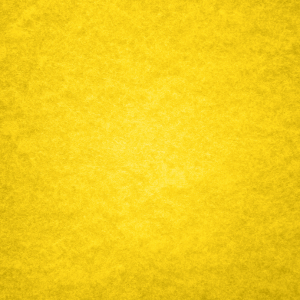
#> input picture NP/CVAI/25Apr-PT2-Video/yellow.png, 300 x 300 px
$ python q1.py
#> lines starting #> are read from the running program, lines starting #| are printed output that depends on the picture; after the words box and inside, x2 and y2 are one past the last pixel; in counts of white or black regions, pixels touching at a corner belong together
import numpy as np
import cv2

# ============================================================================
# VIDEO CAPTURE SETUP
# ============================================================================
# However if wanna open existing video, use cap = cv2.VideoCapture("name of video.mp4")

# CHANGE THIS LINE TO YOUR VIDEO FILE NAME
cap = cv2.VideoCapture("birds.mp4")  # EXAM: Change to your video file ("fish.mp4" is an example)
src = cv2.imread("yellow.png", cv2.IMREAD_ANYCOLOR)
#> src is the input picture: shape (300, 300, 3); mean B, G, R 26.4, 206.9, 242.7
# ============================================================================
# ERROR CHECKING FOR VIDEO OPENING
# ============================================================================
# Check if camera opened successfully
if (cap.isOpened() == False):
  print("Error opening video stream or file")
  exit()

# ============================================================================
# VIDEO WRITER SETUP
# ============================================================================
# Get video frame dimensions and set up the video writer
width = int(cap.get(cv2.CAP_PROP_FRAME_WIDTH))
height = int(cap.get(cv2.CAP_PROP_FRAME_HEIGHT))
# EXAM: Change output filename and code as needed
out = cv2.VideoWriter("Kelvin-birdscount.mp4", cv2.VideoWriter_fourcc(*'mp4v'), 24, (width,height))

# ============================================================================
# MAIN VIDEO PROCESSING LOOP
# ============================================================================
# Check if camera object is opened successfully. If camera open, program will keep running in the while loop
while cap.isOpened():
  # ============================================================================
  # READ FRAME FROM VIDEO
  # ============================================================================
  # Read from the camera and save the image as frame
  ret, frame = cap.read()
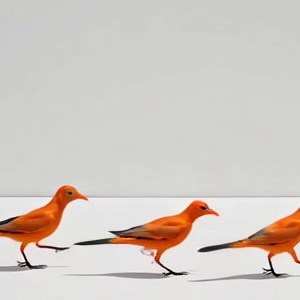
#> input picture frame 30 of NP/CVAI/25Apr-PT2-Video/birds.mp4, 300 x 300 px
#> frame is the input picture: shape (300, 300, 3); mean B, G, R 196.2, 201.9, 210
  # if frame is read correctly ret is True. If the frame cannot read exit while loop
  if not ret:
    break

  # ============================================================================
  # DISPLAY ORIGINAL FRAME
  # ============================================================================
  # Display the original and processed image
  cv2.imshow('1.Original Birds', frame)
  cv2.imshow('2.Yellow Background', src)

  # ==============================================================================================================
  # IMAGE PROCESSING SECTION - =============PUT YOUR CODE HERE==================


  # ============================================================================
  # STEP 1: NOISE REDUCTION USING MEDIAN BLUR
  # ============================================================================
  # Apply median blur to reduce noise in the image
  #dstMedian = cv2.medianBlur(frame,3)    #dstMediann is needed
  #cv2.imshow('2.Clean Fish', dstMedian)
  # ============================================================================
  # STEP 2: CONVERT TO GRAYSCALE AND THRESHOLD
  # ============================================================================
  # Convert to grayscale for easier processing
  #imGRAY = cv2.cvtColor(dstMedian, cv2.COLOR_BGR2GRAY)
  # Apply binary threshold to create mask (invert colors)
  imHSV = cv2.cvtColor(frame, cv2.COLOR_BGR2HSV)
#> imHSV: shape (300, 300, 3); mean H, S, V 30.5, 19, 210

  low_thresh = np.array([ 0,  84, 51])
  high_thresh = np.array([ 179,  255, 255])

  bird_mask = cv2.inRange(imHSV, low_thresh, high_thresh)
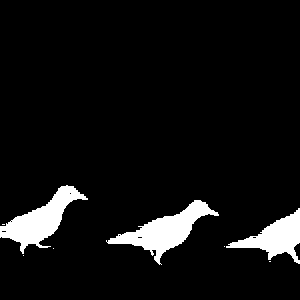
#> bird_mask: shape (300, 300); 6.8% white; 8 white regions (5 under 20 px), largest, box (x1, y1, x2, y2) and area: (106, 200, 219, 265) 2312, (0, 185, 88, 254) 2172, (226, 208, 300, 264) 1643
  cv2.imshow("3.Extracted Birds", bird_mask)

  # ============================================================================
  # STEP 3: MORPHOLOGICAL OPERATIONS FOR NOISE REMOVAL
  # ============================================================================
  # OPENING is erosion followed by dilation. It is useful in removing noise.
  # Instead of running Erosion followed by Dilation we can just run 1 iteration of Open

  # Create a structuring element using cv2.getStructuringElement with a size of 3x3 and store in variable element
  element = cv2.getStructuringElement(cv2.MORPH_ELLIPSE,(3,3))
  # Apply opening operation (erosion followed by dilation)
  open1 = cv2.morphologyEx(bird_mask, cv2.MORPH_OPEN, element, iterations = 1)
#> open1: shape (300, 300); 6.7% white; 3 white regions, box (x1, y1, x2, y2) and area: (107, 200, 219, 265) 2279, (0, 185, 87, 253) 2130, (229, 208, 300, 264) 1614
  # Apply closing operation (dilation followed by erosion)
  #element = cv2.getStructuringElement(cv2.MORPH_ELLIPSE,(3,3))
  close1 = cv2.morphologyEx(open1, cv2.MORPH_CLOSE, element,iterations = 1)
#> close1: shape (300, 300); 6.7% white; 3 white regions
  # Apply second opening operation
  #element = cv2.getStructuringElement(cv2.MORPH_ELLIPSE,(3,3))
  open2 = cv2.morphologyEx(close1, cv2.MORPH_OPEN, element, iterations = 0)

  cv2.imshow("4.Clean Birds ", open2)


  # This commented section shows a method for exchanging colors between images
  imWithoutYellow = cv2.bitwise_and(frame, frame, mask=cv2.bitwise_not(open2))  # Extract non-yellow regions from mixed image
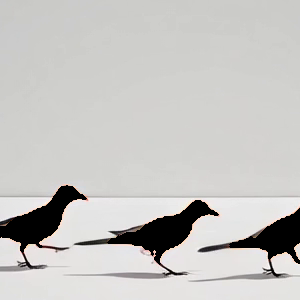
#> imWithoutYellow: shape (300, 300, 3); mean B, G, R 194.2, 196.5, 197.5
  imyellow = cv2.bitwise_and(src, src, mask=open2)                   # Extract green/orange regions from cube image
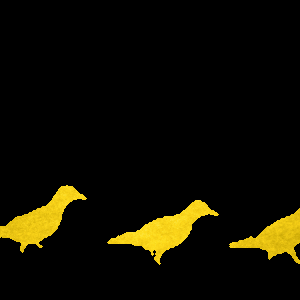
#> imyellow: shape (300, 300, 3); mean B, G, R 1.5, 13.7, 16.1
  imCombined = cv2.bitwise_or(imWithoutYellow, imyellow)                     # Combine the two sets of regions
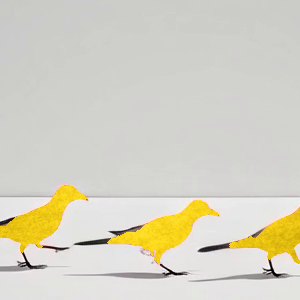
#> imCombined: shape (300, 300, 3); mean B, G, R 195.7, 210.1, 213.6
  cv2.imshow("5.Yellow Birds", imCombined)

  countBirds = imCombined.copy()

  # ============================================================================
  # STEP 4: CONTOUR DETECTION AND ANALYSIS
  # ============================================================================
  # Find contours in the processed image
  contours, hierarchy = cv2.findContours(open2, cv2.RETR_LIST, cv2.CHAIN_APPROX_SIMPLE)
#> contours = 3 contours; box (x1, y1, x2, y2) and area: (107, 200, 219, 265) 2160, (0, 185, 87, 253) 2024, (229, 208, 300, 264) 1514

  # Loop through all detected contours
  for contour in contours:
    # it is a for loop as there may be many contours in the frame

    #==============================================
    # Calculate the area of each contour
    area = cv2.contourArea(contour)
    #==============================================

    #==============================================
    #cv2.drawContours(open2, [contour], contourIdx=-1, color=(0,0,255), thickness=-1)
    # Number of contours in the frame
    #noofcontours = len(contours)
    #cv2.putText(frame, f"Patch Count: {noofcontours}", (20, 280), cv2.FONT_HERSHEY_SIMPLEX, 0.5, color=(0, 0, 255), thickness = 1, lineType=cv2.LINE_AA)
    #==============================================

    #==============================================
    # EXAM: Change area threshold as needed (currently 500)
    if area > 500:
        # Get bounding rectangle coordinates
        x, y, w, h = cv2.boundingRect(contour)
        # Draw rectangle around detected object
        #cv2.rectangle(open2, (x, y), (x+w, y+h), color=(255, 255, 255), thickness=1)
        # Add text showing area of detected object

        #==============================================
        #cv2.drawContours(open2, [contour], contourIdx=-1, color=(0,0,255), thickness=-1)
        # Number of contours in the frame
        noofcontours = len(contour)
        #cv2.putText(frame, f"Patch Count: {noofcontours}", (20, 20), cv2.FONT_HERSHEY_SIMPLEX, 0.5, color=(0, 0, 255), thickness = 1, lineType=cv2.LINE_AA)
    #==============================================
        cv2.putText(countBirds, f"Birds Count: {area}", (20, 20), cv2.FONT_HERSHEY_SIMPLEX, 0.5, color=(0, 0, 255), thickness = 1, lineType=cv2.LINE_AA)
        cv2.imshow('6.Count Birds', countBirds)
#> this loop made 3 passes
#> (area, x, y, w, h, noofcontours) on passes 1 to 3: (1514, 229, 208, 71, 56, 71), (2160.5, 107, 200, 112, 65, 101), (2024.5, 0, 185, 87, 68, 95)
#> pass 1, `cv2.imshow('6.Count Birds', countBirds)`:
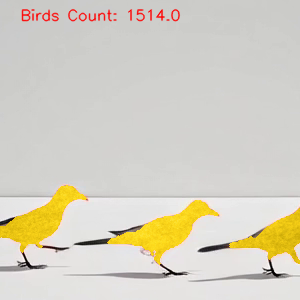
#> window '6.Count Birds': shape (300, 300, 3); mean B, G, R 194.8, 209.2, 213.9
#> after the loop:
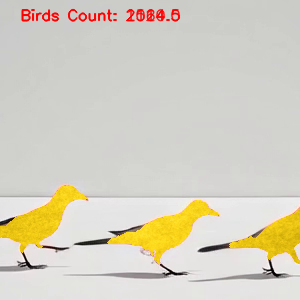
#> countBirds: shape (300, 300, 3); 1.31% of pixels changed, all inside (x1, y1, x2, y2) = (21, 8, 181, 22)
    # End of for loop for drawing contours
    #==============================================

  # ============================================================================
  # STEP 5: CONVERT BACK TO BGR FOR VIDEO OUTPUT
  # ============================================================================
  # Convert back to BGR to be able to save output video
  #imFinal = cv2.cvtColor(countBirds, cv2.COLOR_GRAY2BGR)
  cv2.imshow('kelvin-birdscount.mp4', countBirds)

  # ============================================================================
  # WRITE FRAME TO OUTPUT VIDEO
  # ============================================================================
  # Write the processed frame to output video file
  out.write(countBirds)

  # Wait for 50ms, if "Esc" is pressed on the keyboard then exit the loop
  if cv2.waitKey(60) & 0xFF == 27:
#> (key Esc is pressed here)
         break
# ==============================================================================================================
# CLEANUP AND RESOURCE RELEASE
# ============================================================================
# Release the capture and close all windows
cap.release()
# EXAM: Need this to let the video close properly
out.release()
cv2.destroyAllWindows()
